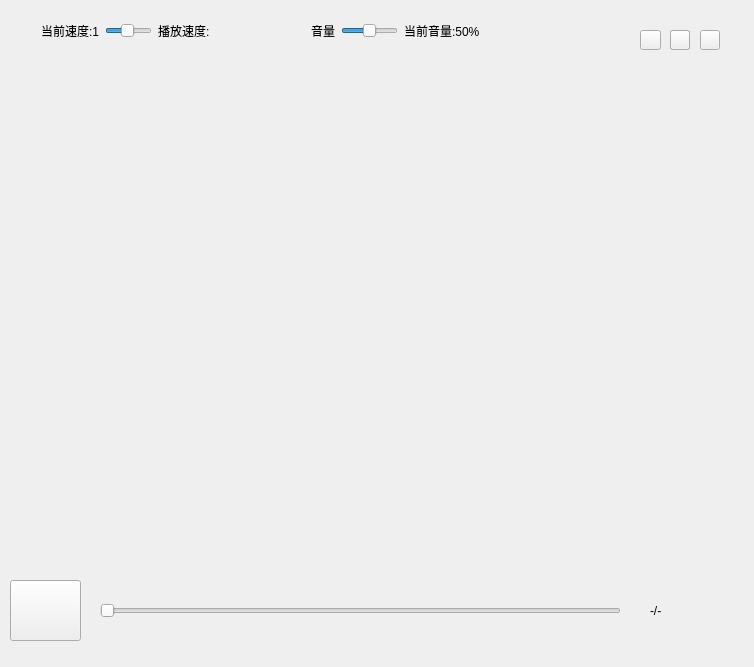
<?xml version="1.0" encoding="UTF-8"?>
<ui version="4.0">
 <class>XPlayVideo</class>
 <widget class="QWidget" name="XPlayVideo">
  <property name="geometry">
   <rect>
    <x>0</x>
    <y>0</y>
    <width>754</width>
    <height>667</height>
   </rect>
  </property>
  <property name="maximumSize">
   <size>
    <width>1920</width>
    <height>16777215</height>
   </size>
  </property>
  <property name="windowTitle">
   <string>XPlayVideo</string>
  </property>
  <property name="styleSheet">
   <string notr="true">#close
{
	background-image: url(:/XViewer/img/close.png);
}
#min
{
	background-image: url(:/XViewer/img/min.png);
}
#max
{
	background-image: url(:/XViewer/img/max.png);
}

#normal
{
	background-image: url(:/XViewer/img/normal.png);
}
</string>
  </property>
  <widget class="QWidget" name="video" native="true">
   <property name="geometry">
    <rect>
     <x>10</x>
     <y>60</y>
     <width>721</width>
     <height>511</height>
    </rect>
   </property>
  </widget>
  <widget class="QWidget" name="set" native="true">
   <property name="geometry">
    <rect>
     <x>610</x>
     <y>20</y>
     <width>121</width>
     <height>31</height>
    </rect>
   </property>
   <widget class="QPushButton" name="close">
    <property name="geometry">
     <rect>
      <x>90</x>
      <y>10</y>
      <width>20</width>
      <height>20</height>
     </rect>
    </property>
    <property name="text">
     <string/>
    </property>
   </widget>
   <widget class="QPushButton" name="max">
    <property name="geometry">
     <rect>
      <x>60</x>
      <y>10</y>
      <width>20</width>
      <height>20</height>
     </rect>
    </property>
    <property name="text">
     <string/>
    </property>
   </widget>
   <widget class="QPushButton" name="min">
    <property name="geometry">
     <rect>
      <x>30</x>
      <y>10</y>
      <width>21</width>
      <height>20</height>
     </rect>
    </property>
    <property name="text">
     <string/>
    </property>
   </widget>
   <widget class="QPushButton" name="normal">
    <property name="geometry">
     <rect>
      <x>60</x>
      <y>10</y>
      <width>20</width>
      <height>20</height>
     </rect>
    </property>
    <property name="text">
     <string/>
    </property>
   </widget>
  </widget>
  <widget class="QWidget" name="horizontalLayoutWidget">
   <property name="geometry">
    <rect>
     <x>300</x>
     <y>10</y>
     <width>191</width>
     <height>41</height>
    </rect>
   </property>
   <layout class="QHBoxLayout" name="horizontalLayout">
    <item>
     <widget class="QLabel" name="rate_2">
      <property name="styleSheet">
       <string notr="true">alternate-background-color: rgba(255, 255, 255, 0);</string>
      </property>
      <property name="text">
       <string>音量</string>
      </property>
     </widget>
    </item>
    <item>
     <widget class="QSlider" name="volum">
      <property name="minimum">
       <number>0</number>
      </property>
      <property name="maximum">
       <number>128</number>
      </property>
      <property name="singleStep">
       <number>1</number>
      </property>
      <property name="pageStep">
       <number>2</number>
      </property>
      <property name="value">
       <number>64</number>
      </property>
      <property name="orientation">
       <enum>Qt::Horizontal</enum>
      </property>
     </widget>
    </item>
    <item>
     <widget class="QLabel" name="volum_txt">
      <property name="styleSheet">
       <string notr="true">font: 10pt &quot;Times New Roman&quot;;
</string>
      </property>
      <property name="text">
       <string>当前音量:50%</string>
      </property>
     </widget>
    </item>
   </layout>
  </widget>
  <widget class="QWidget" name="horizontalLayoutWidget_2">
   <property name="geometry">
    <rect>
     <x>30</x>
     <y>10</y>
     <width>191</width>
     <height>41</height>
    </rect>
   </property>
   <layout class="QHBoxLayout" name="horizontalLayout_2">
    <item>
     <widget class="QLabel" name="speedtxt">
      <property name="styleSheet">
       <string notr="true">font: 10pt &quot;Times New Roman&quot;;
</string>
      </property>
      <property name="text">
       <string>当前速度:1</string>
      </property>
     </widget>
    </item>
    <item>
     <widget class="QSlider" name="speed">
      <property name="minimum">
       <number>1</number>
      </property>
      <property name="maximum">
       <number>20</number>
      </property>
      <property name="singleStep">
       <number>1</number>
      </property>
      <property name="pageStep">
       <number>2</number>
      </property>
      <property name="value">
       <number>10</number>
      </property>
      <property name="orientation">
       <enum>Qt::Horizontal</enum>
      </property>
     </widget>
    </item>
    <item>
     <widget class="QLabel" name="rate">
      <property name="styleSheet">
       <string notr="true">alternate-background-color: rgba(255, 255, 255, 0);</string>
      </property>
      <property name="text">
       <string>播放速度:</string>
      </property>
     </widget>
    </item>
   </layout>
  </widget>
  <widget class="QLabel" name="time">
   <property name="geometry">
    <rect>
     <x>650</x>
     <y>600</y>
     <width>151</width>
     <height>21</height>
    </rect>
   </property>
   <property name="text">
    <string>-/-</string>
   </property>
  </widget>
  <widget class="QPushButton" name="play">
   <property name="geometry">
    <rect>
     <x>10</x>
     <y>580</y>
     <width>71</width>
     <height>61</height>
    </rect>
   </property>
   <property name="styleSheet">
    <string notr="true">background-image: url(:/XViewer/img/play.png);</string>
   </property>
   <property name="text">
    <string/>
   </property>
  </widget>
  <widget class="QSlider" name="pos">
   <property name="geometry">
    <rect>
     <x>100</x>
     <y>600</y>
     <width>521</width>
     <height>22</height>
    </rect>
   </property>
   <property name="orientation">
    <enum>Qt::Horizontal</enum>
   </property>
  </widget>
 </widget>
 <layoutdefault spacing="6" margin="11"/>
 <resources>
  <include location="../../../../夏曹俊_总/夏曹俊全套/【夏曹俊24960】FFmpeg 4.3 音视频基础到工程应用-多路H265监控录放C++开发/资料/125完成音视频的暂停和播放/125完成音视频的暂停和播放/125完成音视频的暂停和播放源码/xviewer/xviewer.qrc"/>
  <include location="xviewer.qrc"/>
 </resources>
 <connections>
  <connection>
   <sender>speed</sender>
   <signal>sliderReleased()</signal>
   <receiver>XPlayVideo</receiver>
   <slot>SetSpeed()</slot>
   <hints>
    <hint type="sourcelabel">
     <x>127</x>
     <y>40</y>
    </hint>
    <hint type="destinationlabel">
     <x>118</x>
     <y>0</y>
    </hint>
   </hints>
  </connection>
  <connection>
   <sender>pos</sender>
   <signal>sliderReleased()</signal>
   <receiver>XPlayVideo</receiver>
   <slot>PlayPos()</slot>
   <hints>
    <hint type="sourcelabel">
     <x>306</x>
     <y>613</y>
    </hint>
    <hint type="destinationlabel">
     <x>273</x>
     <y>0</y>
    </hint>
   </hints>
  </connection>
  <connection>
   <sender>play</sender>
   <signal>clicked()</signal>
   <receiver>XPlayVideo</receiver>
   <slot>Pause()</slot>
   <hints>
    <hint type="sourcelabel">
     <x>41</x>
     <y>604</y>
    </hint>
    <hint type="destinationlabel">
     <x>59</x>
     <y>0</y>
    </hint>
   </hints>
  </connection>
  <connection>
   <sender>pos</sender>
   <signal>sliderMoved(int)</signal>
   <receiver>XPlayVideo</receiver>
   <slot>Move()</slot>
   <hints>
    <hint type="sourcelabel">
     <x>353</x>
     <y>609</y>
    </hint>
    <hint type="destinationlabel">
     <x>346</x>
     <y>0</y>
    </hint>
   </hints>
  </connection>
  <connection>
   <sender>volum</sender>
   <signal>sliderReleased()</signal>
   <receiver>XPlayVideo</receiver>
   <slot>SetVolum()</slot>
   <hints>
    <hint type="sourcelabel">
     <x>320</x>
     <y>37</y>
    </hint>
    <hint type="destinationlabel">
     <x>250</x>
     <y>0</y>
    </hint>
   </hints>
  </connection>
  <connection>
   <sender>min</sender>
   <signal>clicked()</signal>
   <receiver>XPlayVideo</receiver>
   <slot>showMinimized()</slot>
   <hints>
    <hint type="sourcelabel">
     <x>563</x>
     <y>38</y>
    </hint>
    <hint type="destinationlabel">
     <x>558</x>
     <y>0</y>
    </hint>
   </hints>
  </connection>
  <connection>
   <sender>close</sender>
   <signal>clicked()</signal>
   <receiver>XPlayVideo</receiver>
   <slot>close()</slot>
   <hints>
    <hint type="sourcelabel">
     <x>678</x>
     <y>43</y>
    </hint>
    <hint type="destinationlabel">
     <x>684</x>
     <y>0</y>
    </hint>
   </hints>
  </connection>
  <connection>
   <sender>max</sender>
   <signal>clicked()</signal>
   <receiver>XPlayVideo</receiver>
   <slot>ShowMax()</slot>
   <hints>
    <hint type="sourcelabel">
     <x>610</x>
     <y>36</y>
    </hint>
    <hint type="destinationlabel">
     <x>597</x>
     <y>-86</y>
    </hint>
   </hints>
  </connection>
  <connection>
   <sender>normal</sender>
   <signal>clicked()</signal>
   <receiver>XPlayVideo</receiver>
   <slot>ShowNormal()</slot>
   <hints>
    <hint type="sourcelabel">
     <x>637</x>
     <y>40</y>
    </hint>
    <hint type="destinationlabel">
     <x>637</x>
     <y>-39</y>
    </hint>
   </hints>
  </connection>
 </connections>
 <slots>
  <slot>SetSpeed()</slot>
  <slot>PlayPos()</slot>
  <slot>Pause()</slot>
  <slot>Move()</slot>
  <slot>SetVolum()</slot>
  <slot>ShowNormal()</slot>
  <slot>ShowMax()</slot>
 </slots>
</ui>
